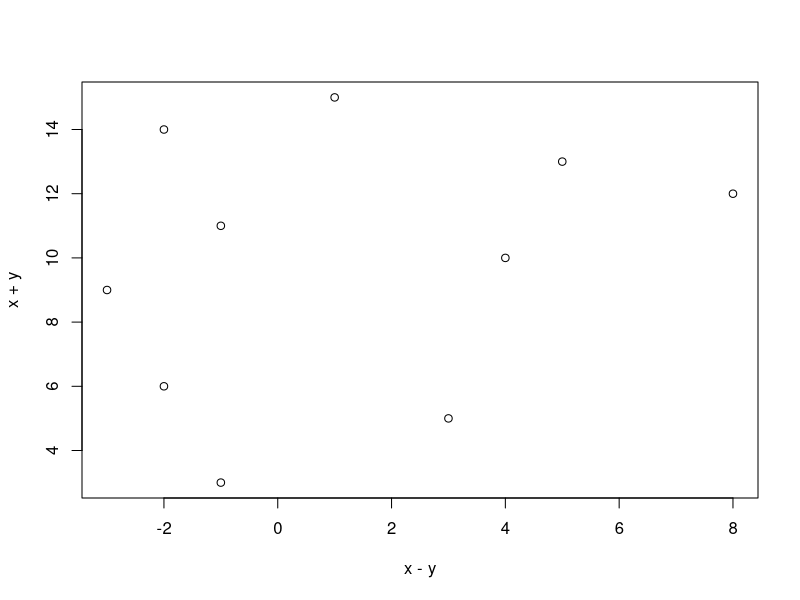
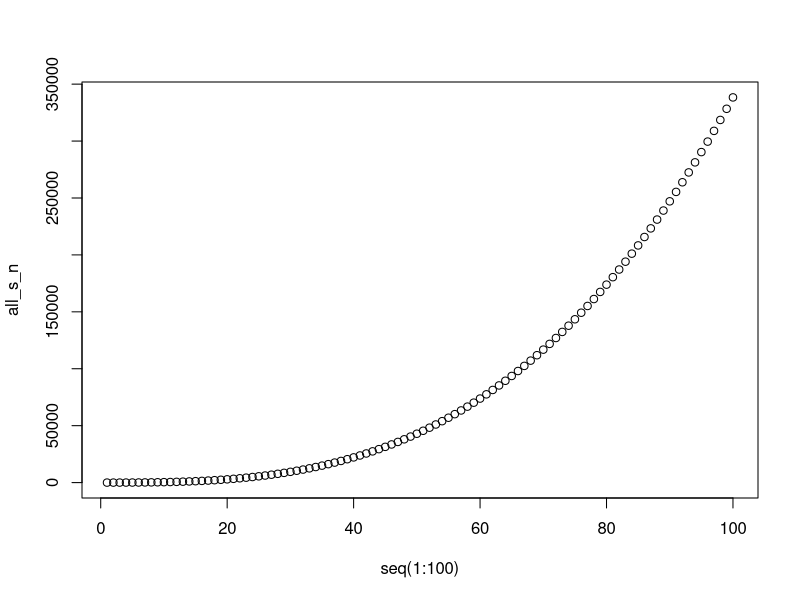
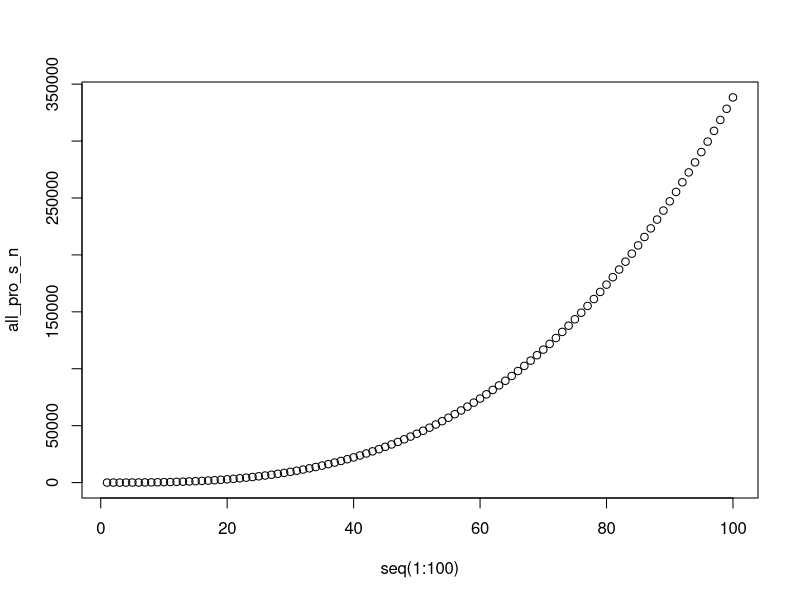

Generate these figures, in order, with R:
library(dslabs)
data(murders)

murders

murders$abb


numbers <- seq(1:100)

numbers <- numbers^2

altman_plot <- function(x, y){
  plot(x-y,x+y)
}

altman_plot(seq(1:10), c(2,4,6,1,6,8,3,7,4,2))

computes_s_n <- function(n){
  result <- seq(1:n)
  sum(result^2)
}

all_s_n <- sapply(seq(1:100), computes_s_n)

plot(seq(1:100),all_s_n)

pro_computes_s_n <- function(n){
  n * (n+1) * (2*n+1)/6
}

all_pro_s_n <- sapply(seq(1:100), pro_computes_s_n)

all_s_n == all_pro_s_n

plot(seq(1:100), all_pro_s_n)

s_n <- vector("numeric", 25)

for(i in 1:length(s_n)){
  s_n[i] <- pro_computes_s_n(i)
}

s_n
